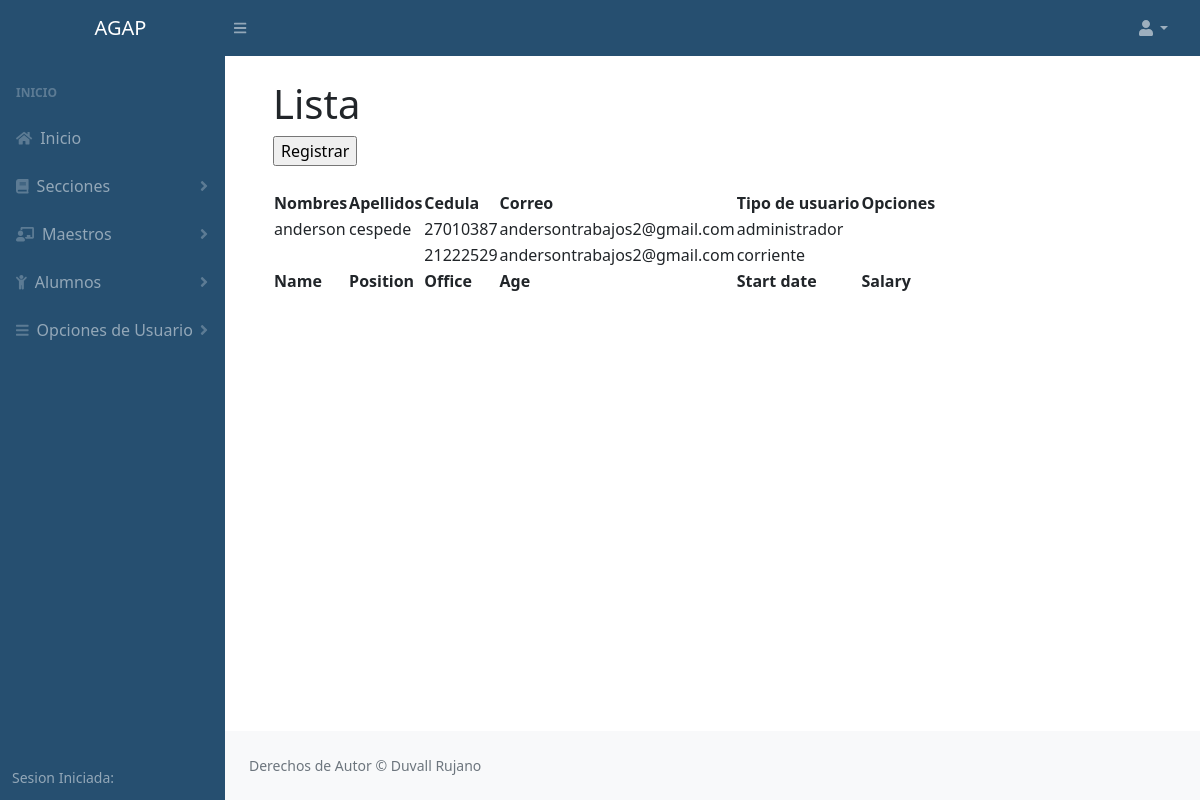
/solicitudes.php, run on an earlier commit of the app's database.
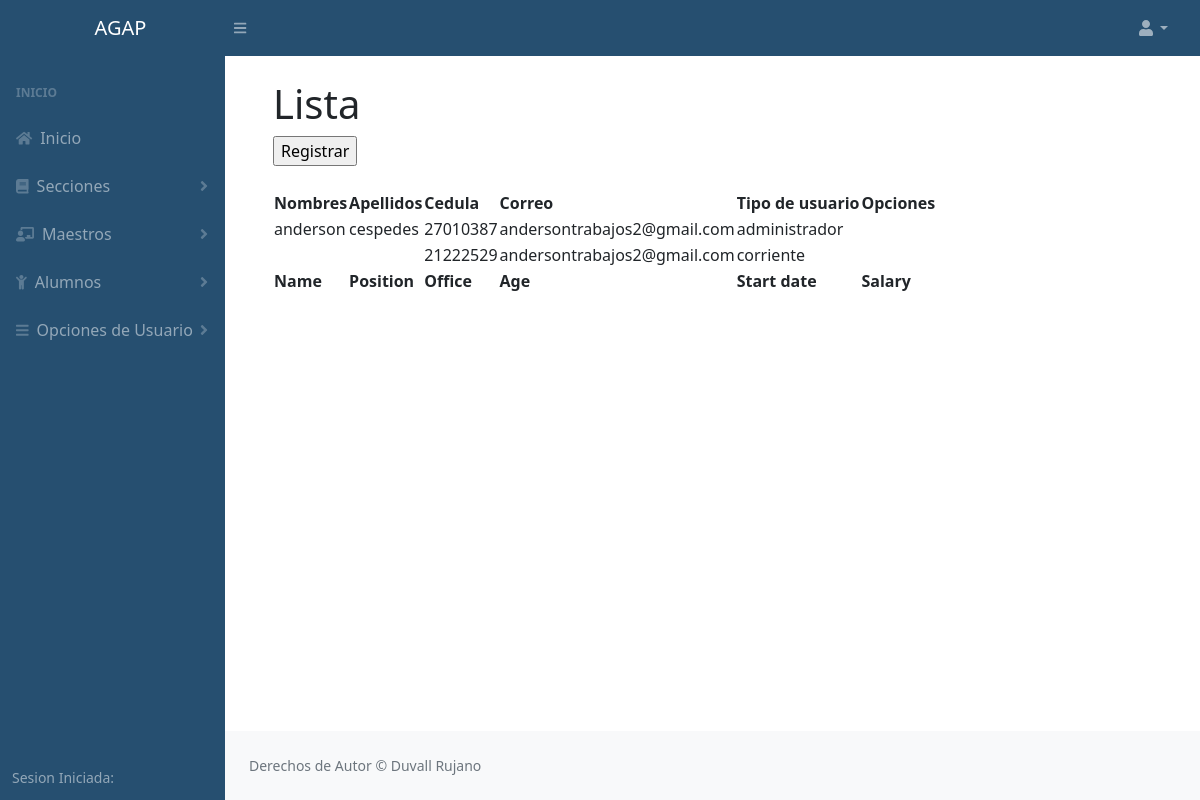
And on a later commit of the database.
### tables this page shows
CREATE TABLE `usuario` (
  `id` int(11) NOT NULL AUTO_INCREMENT,
  `nombres` varchar(62) NOT NULL,
  `apellidos` varchar(59) NOT NULL,
  `cedula` int(19) NOT NULL,
  `nacimiento` varchar(56) NOT NULL,
  `usuario` varchar(67) NOT NULL,
  `pass` varchar(78) NOT NULL,
  `correo` varchar(250) NOT NULL,
  `imagen_us` varchar(250) NOT NULL DEFAULT 'imagen/descarga.png' COMMENT 'adaqwad',
  `tipo_usu` varchar(100) NOT NULL DEFAULT 'corriente',
  `estado` varchar(100) NOT NULL DEFAULT 'desactvado',
  PRIMARY KEY (`id`),
  UNIQUE KEY `cedula` (`cedula`)
);

### php/users/conexion.php (called while the page is built, shortened)
<?php
	class conexion
	{
		private $host;
		private $user;
		private $password;
		private $database;
		function __construct(){
			$this->host 	= "localhost";
			$this->user 	= "root";
			$this->password = "";
			$this->database = "agap";
		}
		public function conectar(){
			$conexion = mysqli_connect($this->host, $this->user, $this->password, $this->database);
			return $conexion;
		}
	}
 ?>

### php/users/users.php (called while the page is built, shortened)
<?php
	include "conexion.php";
	class users
	{
		private $link;
		function __construct()
		{
			$this->conn  = new conexion();
			$this->link  = $this->conn->conectar();
		}
		public function getUser()
		{
			$query  = "SELECT * FROM usuario";
			$result = mysqli_query($this->link, $query);
			$data   = array();
			while ($data[] = mysqli_fetch_assoc($result));
			array_pop($data);
			return $data;
		}
	}
?>

### solicitudes.php (the view, shortened to what this page needs)
<?php
include "php/users/users.php";
        $user      = new users;
        $users     = $user->getUser();
?>
<!DOCTYPE html>
<html lang="en">
    <head>
        <link href="https://cdn.jsdelivr.net/npm/simple-datatables@latest/dist/style.css" rel="stylesheet" />
        <link href="css/styles.css" rel="stylesheet" />
    </head>
    <body class="sb-nav-fixed">
          <?php include "php/acceso.php"?>
                    <div class="container-fluid px-4">
                        <h1 class="mt-4">Lista</h1>
                        <ol class="breadcrumb mb-4">
<div> <input type="button" onclick="location='registro_alumno.php'" value="Registrar"> </div>
                        </ol>
                                <table id="datatablesSimple">
                                    <thead>
                                        <tr>
                                            <th>Nombres</th>
                                            <th>Apellidos</th>
                                            <th>Cedula</th>
                                            <th>Correo</th>
                                            <th>Tipo de usuario</th>
                                            <th>Opciones</th>
                                        </tr>
                                    </thead>
                                    <tfoot>
                                        <tr>
                                            <th>Name</th>
                                            <th>Position</th>
                                            <th>Office</th>
                                            <th>Age</th>
                                            <th>Start date</th>
                                            <th>Salary</th>
                                        </tr>
                                    </tfoot>
                                    <tbody>
                         <?php
                    if (count($users)>0) {
                        foreach ($users as $column => $value) {
                ?>
                                        <tr>
                                            <td><?php echo $value['nombres'];?></td>
                                            <td><?php echo $value['apellidos'];?></td>
                                            <td><?php echo $value['cedula'];?></td>
                                            <td><?php echo $value['correo'];?></td>
                                            <td><?php echo $value['tipo_usu'];?></td>
                                            <td></td>
                                        </tr>
                                <?php }  ?>
                                 <?php }  ?>
                                    </tbody>
                                </table>
                </main>
                <footer class="py-4 bg-light mt-auto">
                    <div class="container-fluid px-4">
                        <div class="d-flex align-items-center justify-content-between small">
                            <div class="text-muted">Derechos de Autor &copy; Duvall Rujano</div>
                        </div>
                    </div>
                </footer>
            </div>
        </div>
    </body>
</html>

### php/acceso.php (shortened to what this page needs)
<nav class="sb-topnav navbar navbar-expand navbar-dark bg-dark">
           <a class="navbar-brand ps-3" href="index.html">AGAP</a>
           <button class="btn btn-link btn-sm order-1 order-lg-0 me-4 me-lg-0" id="sidebarToggle" href="#!"><i class="fas fa-bars"></i></button>
           <ul class="navbar-nav ms-auto ms-md-0 me-3 me-lg-4">
               <li class="nav-item dropdown">
                   <a class="nav-link dropdown-toggle" id="navbarDropdown" href="#" role="button" data-bs-toggle="dropdown" aria-expanded="false"><i class="fas fa-user fa-fw"></i></a>
               </li>
           </ul>
       </nav>
       <div id="layoutSidenav">
           <div id="layoutSidenav_nav">
               <nav class="sb-sidenav accordion sb-sidenav-dark" id="sidenavAccordion">
                   <div class="sb-sidenav-menu">
                       <div class="nav">
                           <div class="sb-sidenav-menu-heading">Inicio</div>
                           <a class="nav-link" href="inicio.php">
                               <div class="sb-nav-link-icon"><i class="fas fa-home"></i></div>
                               Inicio
                           </a>
                           <a class="nav-link collapsed" href="#" data-bs-toggle="collapse" data-bs-target="#collapsePages1" aria-expanded="false" aria-controls="collapsePages">
                               <div class="sb-nav-link-icon"><i class="fas fa-book"></i></div>
                               Secciones
                               <div class="sb-sidenav-collapse-arrow"><i class="fas fa-angle-down"></i></div>
                           </a>
                            <a class="nav-link collapsed" href="#" data-bs-toggle="collapse" data-bs-target="#collapse" aria-expanded="false" aria-controls="collapsePages">
                               <div class="sb-nav-link-icon"><i class="fas fa-chalkboard-teacher"></i></div>
                               Maestros
                               <div class="sb-sidenav-collapse-arrow"><i class="fas fa-angle-down"></i></div>
                           </a>
                               <a class="nav-link collapsed" href="#" data-bs-toggle="collapse" data-bs-target="#collapsePages5" aria-expanded="false" aria-controls="collapsePages">
                               <div class="sb-nav-link-icon"><i class="fas fa-child"></i></div>
                               Alumnos
                               <div class="sb-sidenav-collapse-arrow"><i class="fas fa-angle-down"></i></div>
                           </a>
                           <a class="nav-link collapsed" href="#" data-bs-toggle="collapse" data-bs-target="#collapsePages3" aria-expanded="false" aria-controls="collapsePages">
                               <div class="sb-nav-link-icon"><i class="fas fa-bars"></i></div>
                               Opciones de Usuario
                               <div class="sb-sidenav-collapse-arrow"><i class="fas fa-angle-down"></i></div>
                           </a>
                       </div>
                   </div>
                   <div class="sb-sidenav-footer">
                       <div class="small">Sesion Iniciada:</div>
                   </div>
               </nav>
           </div>
           <div id="layoutSidenav_content">
               <main>
                   <div class="container-fluid px-4">

What changed in the data, as far as the page shows it:
changed usuario "anderson": apellidos "cespede" → "cespedes"
